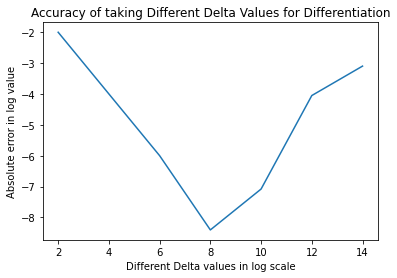

Generate this figure with Python:
#4.3 Calculating Derivatives
import numpy as np
import matplotlib.pyplot as plt
x = 1
derivative_a = 2*x-1
print("Analytical: ", derivative_a)#analytical solution

def f(x):
  f = x*(x-1)
  return f
def derivative(x, delta):
  return ( f(x + delta) - f(x) ) / delta

print("Definition of derivative: ", derivative(1, 0.01))


list = [10**(-2), 10**(-4), 10**(-6), 10**(-8), 10**(-10), 10**(-12), 10**(-14)]
difference = []
for i, delta in enumerate(list):
  de = derivative(x,delta)
  difference.append(np.absolute(de-derivative_a))
plt.plot(-np.log10(list), np.log10(difference))
plt.title("Accuracy of taking Different Delta Values for Differentiation")
plt.xlabel("Different Delta values in log scale")
plt.ylabel("Absolute error in log value")
#reason: the difference between the two numbers are too small
